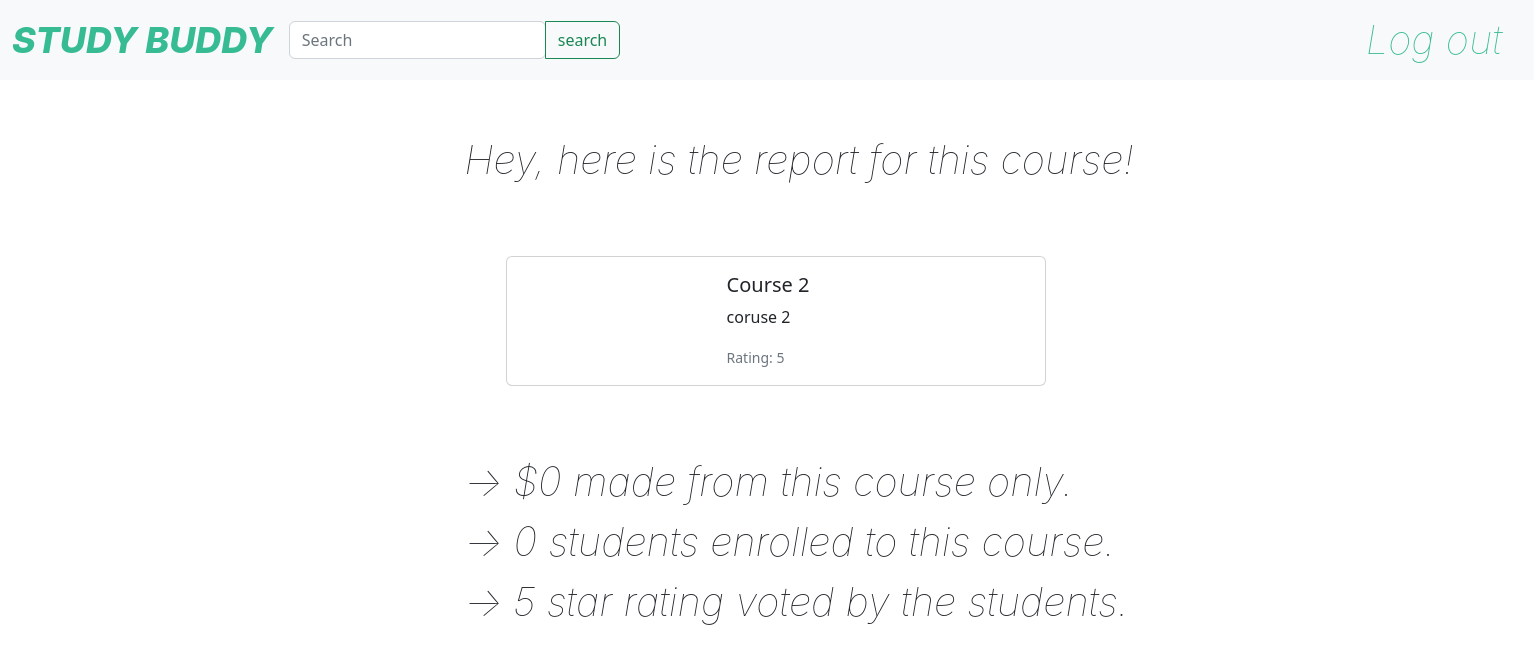
Page /enrolled/2/ on the earlier database version.
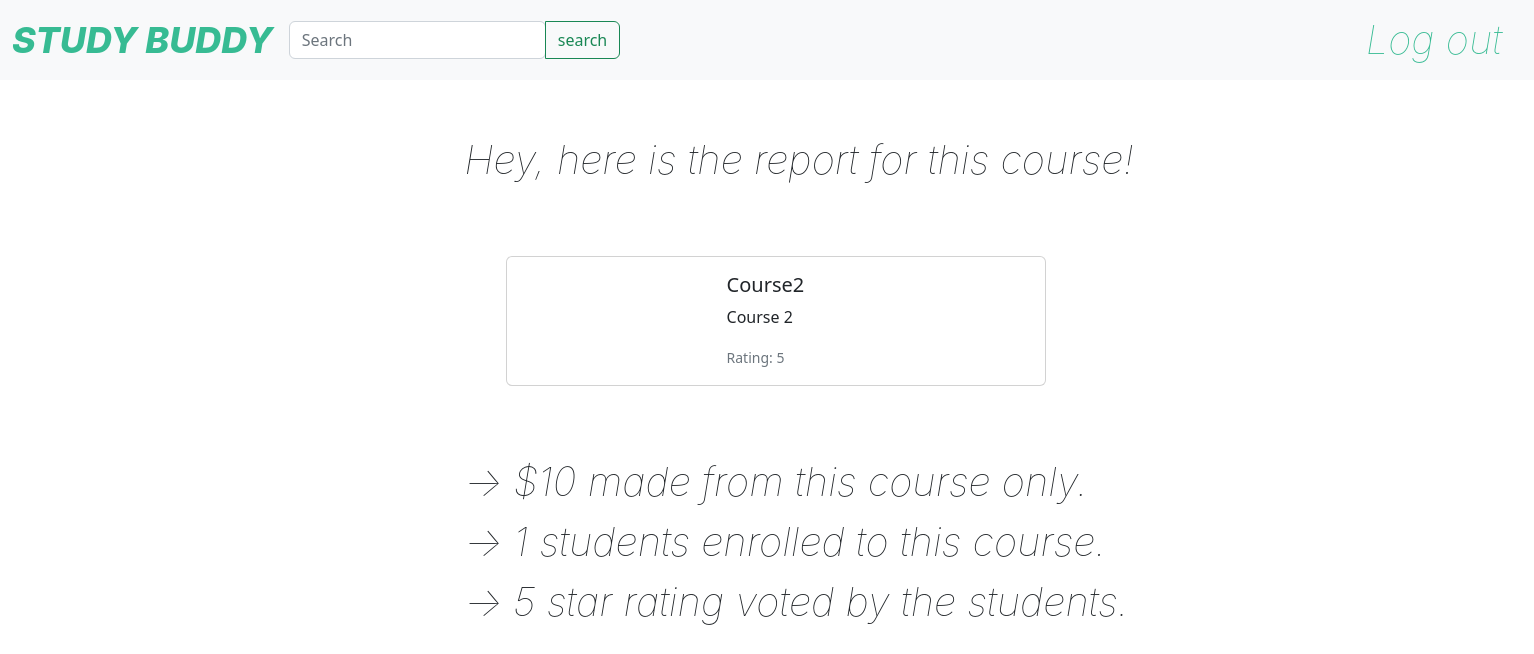
Same page on the later database version.
### final_project/models.py (models this page shows)
class Course(models.Model):
    id = models.IntegerField(null=False, blank=False, primary_key=True)
    title = models.CharField(max_length=50, null=True, blank=True)
    rating = models.IntegerField(null=True, blank=True)
    course_video = models.FileField(upload_to='course_videos', blank=True)
    description = models.CharField(max_length=50, blank=True, null=True)
    cost = models.IntegerField(null=True, blank=True)
    thumbnail = models.ImageField(upload_to='thumbnails', blank=True)
    course_test = models.FileField(upload_to='course_test', blank=True)

### final_project/views.py (the view)
# urls.py: path('enrolled/<int:id>/', enrolled, name="enrolled"),
def enrolled(request, id):
    studentCourses = StudentCourse.objects.filter(course__id=id)
    totalMade = 0
    totalStudents = studentCourses.count()
    course = Course.objects.get(id=id)
    for s in studentCourses:
        totalMade += course.cost
    context = {"totalStudents": totalStudents, "course": course, "totalMade": totalMade}
    return render(request, "enrolled.html", context=context)

### templates/enrolled.html (shortened to what this page needs)
<!DOCTYPE html>
<html lang="en">
<head>
    <link href="https://cdn.jsdelivr.net/npm/bootstrap@5.2.0-beta1/dist/css/bootstrap.min.css" rel="stylesheet"
>
</head>
<body>
<nav class="navbar navbar-expand-lg navbar-light bg-light">
    <div class="container-fluid justify-content-between">
        <div class="d-flex">
            <a class="navbar-brand" href="{% url 'teacherIndex' %}"
               style="color:#37bb93; font-family: Inter; font-weight: 800; font-size: 36px; font-style: italic">STUDY
                BUDDY</a>
            <form class="input-group w-auto my-auto d-none d-sm-flex" method="post">
                <input
                        autocomplete="off"
                        type="search"
                        class="form-control rounded"
                        placeholder="Search"
                        style="min-width: 125px;"
                />
                <button class="btn btn-outline-success my-2 my-sm-0" type="submit">search</button>
            </form>
        </div>
        <ul class="navbar-nav flex-row">
            <li class="nav-item me-3 me-lg-1">
                <a class="navbar-brand" href="{% url 'logout' %}"
                   style="color:#37bb93; font-family: Inter; font-weight: 100; font-size: 40px; font-style: italic">Log
                    out</a>
            </li>
        </ul>
    </div>
</nav>
<p style="font-family: Inter; font-weight: 100; font-size: 40px; font-style: italic; padding: 50px 50px; position: relative; left: 27%">
    Hey, here is the report for this course!
</p>
<div id="cards">
    <div class="card mb-3" style="max-width: 540px;position:relative; left: 33%">
        <div class="row no-gutters">
            <div class="col-md-4">
            </div>
            <div class="col-md-8">
                <div class="card-parent">
                    <div class="card-child">
                        <h5 class="card-title">{{ course.title }}</h5>
                        <p class="card-text">{{ course.description }}</p>
                        <p class="card-text"><small class="text-muted">Rating: {{ course.rating }}</small></p>
                    </div>
                </div>
            </div>
        </div>
    </div>
</div>
<p style="font-family: Inter; font-weight: 100; font-size: 40px; font-style: italic; padding: 50px 50px; position: relative; left: 27%">
    &#8594 ${{ totalMade }} made from this course only.
    <br>
    &#8594 {{ totalStudents }} students enrolled to this course.
    <br>
    &#8594 {{ course.rating }} star rating voted by the students.
</p>
</body>
</html>

### templates/enrolled.html (style rules this page uses)
.card-parent { margin: 1rem; }
.card-child { display: inline-block; padding-left: 1rem; vertical-align: middle; }

Differences in the rows shown:
changed Course "Course 2": title "Course 2" → "Course2"; description "coruse 2" → "Course 2"
Other differences:
{{ totalMade }}: "0" → "10"
{{ totalStudents }}: "0" → "1"
